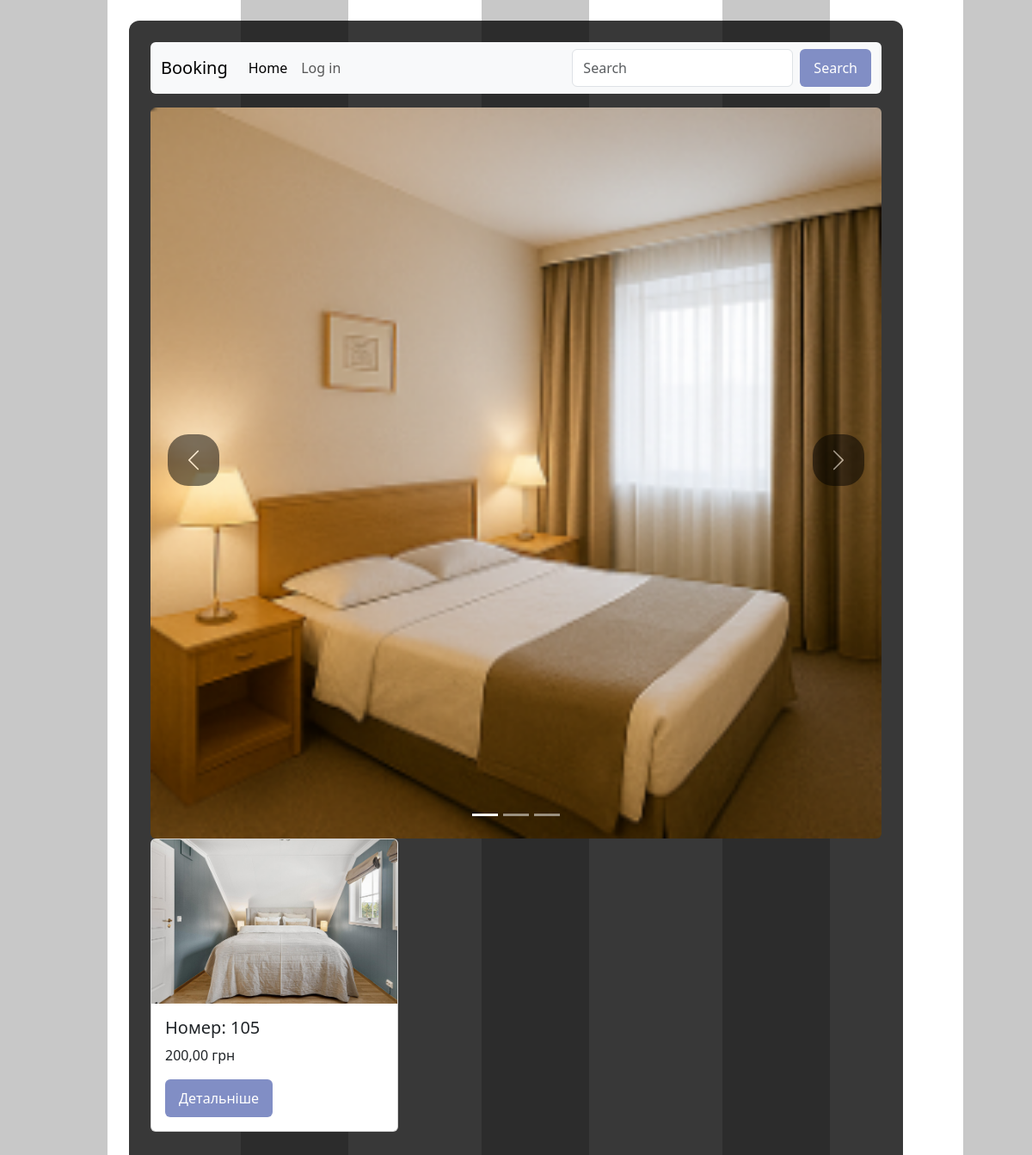
Page /room/2/ on the committed database.
### Booking/models.py (models this page shows, shortened)
class Room_Image(models.Model):
    room_picture = models.ImageField(upload_to='room_pictures/', blank=True, null=True)
    related_room = models.ForeignKey(Room, on_delete=models.CASCADE, related_name="images")

class Room(models.Model):
    room_number = models.CharField(max_length=10, unique=True)
    room_description = models.TextField(blank=True, null=True)
    TYPE_CHOICES = [
        ('lux', 'Люкс'),
        ('std', 'Стандарт'),
        ('eco', 'Економ')
    ]
    room_type = models.CharField(max_length=50, choices=TYPE_CHOICES)
    amount_of_beds = models.IntegerField(default=1)
    max_guests = models.IntegerField(default=1)
    price_per_night = models.DecimalField(max_digits=10, decimal_places=2)
    picture = models.ImageField(upload_to='room_pictures/', blank=True, null=True)
    class Meta:
        verbose_name = 'Номер'
        verbose_name_plural = 'Номери'
        ordering = ['room_number']

### Booking/views.py (the view)
# urls.py: path('room/<int:pk>/', room_page, name='room_page'),
def room_page(request, pk):
    room = Room.objects.get(pk=pk)
    return render(request, 'booking_room/room.html', {'room': room})

### templates/booking_room/room.html (shortened to what this page needs)
{% extends 'base.html' %}
{% block content %}
<nav class="navbar navbar-expand-lg bg-body-tertiary mb-3 rounded-2 w-100">
  <div class="container-fluid">
    <a class="navbar-brand" href="{% url 'home' %}">Booking</a>
    <div class="collapse navbar-collapse" id="navbarSupportedContent">
      <ul class="navbar-nav me-auto mb-2 mb-lg-0">
        <li class="nav-item">
          <a class="nav-link active" aria-current="page" href="{% url 'home' %}">Home</a>
        </li>
        <li class="nav-item">
          <a class="nav-link" href="#">Log in</a>
        </li>
      </ul>
      <form class="d-flex" role="search">
        <input class="form-control me-2" type="search" placeholder="Search" aria-label="Search"/>
        <button class="btn btn-outline-success" type="submit">Search</button>
      </form>
    </div>
  </div>
</nav>
<div id="carouselExampleIndicators" class="carousel slide">
  <div class="carousel-indicators">
    <button type="button" data-bs-target="#carouselExampleIndicators" data-bs-slide-to="0" class="active" aria-current="true" aria-label="Slide 1"></button>
    <button type="button" data-bs-target="#carouselExampleIndicators" data-bs-slide-to="1" aria-label="Slide 2"></button>
    <button type="button" data-bs-target="#carouselExampleIndicators" data-bs-slide-to="2" aria-label="Slide 3"></button>
  </div>
  <div class="carousel-inner">
    {% for image in room.images.all %}
      <div class="carousel-item {% if forloop.first %}active{% endif %}">
        <img src="{{ image.room_picture.url }}" class="d-block w-100 rounded-2" alt="...">
      </div>
    {% endfor %}
  </div>
  <button class="carousel-control-prev carousel_btn" type="button" data-bs-target="#carouselExampleIndicators" data-bs-slide="prev">
    <span class="carousel-control-prev-icon" aria-hidden="true"></span>
  </button>
  <button class="carousel-control-next carousel_btn" type="button" data-bs-target="#carouselExampleIndicators" data-bs-slide="next">
    <span class="carousel-control-next-icon" aria-hidden="true"></span>
  </button>
</div>
<div class="card mb-3 me-2" style="width: 18rem;">
  <img src={{room.picture.url}} class="card-img-top" alt="...">
  <div class="card-body">
    <h5 class="card-title">Номер: {{room.room_number}}</h5>
    <p class="card-text">{{room.price_per_night}} грн</p>
    <a href="{% url 'room_page' room.pk %}" class="btn btn-primary">Детальніше</a>
  </div>
</div>
{% endblock  %}

### static/css/style.css (style rules this page uses)
body { background-image: linear-gradient(to right, rgba(0, 0, 0, 0.216) 125px, transparent 2px), url(https://images.wallpaperscraft.com/image/single/sunset_horizon_sea_128766_1280x720.jpg); background-size: 280px 100%, cover; background-repeat: repeat, no-repeat; background-position: 0 0, center; background-attachment: fixed; }
button, .btn { background-color: #818EC5; color: white; border: none; padding: 10px 16px; border-radius: 6px; cursor: pointer; transition: background-color 0.3s ease; }
.carousel_btn { width: 60px; height: 60px; border-radius: 40%; margin-top: 380px; margin-left: 20px; margin-right: 20px; background-color: #000000; color: white; border: none; padding: 10px 16px; cursor: pointer; transition: background-color 0.3s ease; }

### rows in the picture
Room_Image: room_picture (picture)
Room: picture (picture), room_number "105", price_per_night "200,00"
